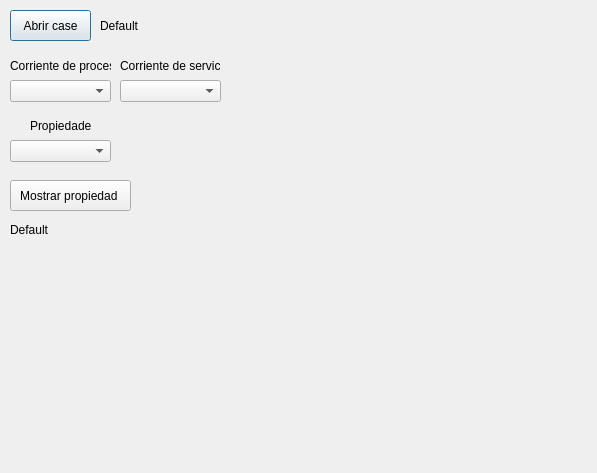
<?xml version="1.0" encoding="UTF-8"?>
<ui version="4.0">
 <class>Dialog</class>
 <widget class="QDialog" name="Dialog">
  <property name="geometry">
   <rect>
    <x>0</x>
    <y>0</y>
    <width>597</width>
    <height>473</height>
   </rect>
  </property>
  <property name="windowTitle">
   <string>Dialog</string>
  </property>
  <widget class="QPushButton" name="pushButton">
   <property name="geometry">
    <rect>
     <x>10</x>
     <y>10</y>
     <width>81</width>
     <height>31</height>
    </rect>
   </property>
   <property name="text">
    <string>Abrir case</string>
   </property>
  </widget>
  <widget class="QLabel" name="label">
   <property name="geometry">
    <rect>
     <x>100</x>
     <y>16</y>
     <width>341</width>
     <height>20</height>
    </rect>
   </property>
   <property name="text">
    <string>Default</string>
   </property>
  </widget>
  <widget class="QComboBox" name="comboBox">
   <property name="geometry">
    <rect>
     <x>10</x>
     <y>80</y>
     <width>101</width>
     <height>22</height>
    </rect>
   </property>
  </widget>
  <widget class="QLabel" name="label_2">
   <property name="geometry">
    <rect>
     <x>10</x>
     <y>50</y>
     <width>101</width>
     <height>31</height>
    </rect>
   </property>
   <property name="text">
    <string>Corriente de proceso</string>
   </property>
  </widget>
  <widget class="QComboBox" name="comboBox_2">
   <property name="geometry">
    <rect>
     <x>10</x>
     <y>140</y>
     <width>101</width>
     <height>22</height>
    </rect>
   </property>
  </widget>
  <widget class="QLabel" name="label_3">
   <property name="geometry">
    <rect>
     <x>30</x>
     <y>110</y>
     <width>61</width>
     <height>31</height>
    </rect>
   </property>
   <property name="text">
    <string>Propiedades</string>
   </property>
  </widget>
  <widget class="QPushButton" name="pushButton_2">
   <property name="geometry">
    <rect>
     <x>10</x>
     <y>180</y>
     <width>121</width>
     <height>31</height>
    </rect>
   </property>
   <property name="text">
    <string>Mostrar propiedad </string>
   </property>
  </widget>
  <widget class="QLabel" name="label_4">
   <property name="geometry">
    <rect>
     <x>10</x>
     <y>220</y>
     <width>111</width>
     <height>20</height>
    </rect>
   </property>
   <property name="text">
    <string>Default</string>
   </property>
  </widget>
  <widget class="QComboBox" name="comboBox_3">
   <property name="geometry">
    <rect>
     <x>120</x>
     <y>80</y>
     <width>101</width>
     <height>22</height>
    </rect>
   </property>
  </widget>
  <widget class="QLabel" name="label_5">
   <property name="geometry">
    <rect>
     <x>120</x>
     <y>50</y>
     <width>101</width>
     <height>31</height>
    </rect>
   </property>
   <property name="text">
    <string>Corriente de servicio</string>
   </property>
  </widget>
 </widget>
 <resources/>
 <connections/>
</ui>
